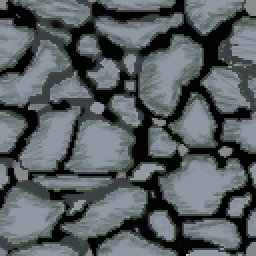
#> input picture zad3/FOTO1_samples/foto1.png, 128 x 128 px, found by its file name (shown 2 times larger); its folder holds only this picture in this run
$ python zad3_3.py   (older library calls are emulated)
#> lines starting #> are read from the running program, lines starting #| are printed output that depends on the picture
import os
import numpy as np
import pandas as pd
from skimage import io, color, util
from skimage.feature import greycomatrix, greycoprops

def extract_texture_features(img_folders, csv_path):

    distances = [1, 3, 5]
    angles = [0, np.pi/4, np.pi/2, 3*np.pi/4]  # 0, 45, 90, 135 stopni
    properties = ['dissimilarity', 'correlation', 'contrast', 'energy', 'homogeneity', 'ASM']


    rows = []

    for img_folder in img_folders:

        for filename in os.listdir(img_folder):
            if filename.endswith('.jpg') or filename.endswith('.png'):
                img_path = os.path.join(img_folder, filename)
                img = io.imread(img_path, as_gray=True)
#> img: shape (128, 128) float64; min 0, max 0.8, mean 0.362


                img = util.img_as_ubyte(img)
                img = img // 4
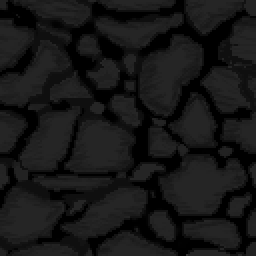
#> img: shape (128, 128) (shown 2 times larger); min 0, max 51, mean 22.6

                glcm = greycomatrix(img, distances, angles, levels=64, symmetric=True, normed=True)
                feature_values = [greycoprops(glcm, prop).ravel().mean() for prop in properties]
#> feature_values = [8.34, 0.544, 165.6, 0.139, 0.334, 0.0205]


                row = [filename] + feature_values
#> row = ['foto1.png', 8.34, 0.544, 165.6, 0.139, 0.334, 0.0205]
                rows.append(row)


    df = pd.DataFrame(rows, columns=['filename'] + properties)

    #csv
    df.to_csv(csv_path, index=False)


img_folders = [
    r"C:\Users\mrchl\OneDrive\Desktop\Programowanie\PWOI\studia_programowanie_w_obliczeniach_inteligentnych\zad3\FOTO1_samples",
    r"C:\Users\mrchl\OneDrive\Desktop\Programowanie\PWOI\studia_programowanie_w_obliczeniach_inteligentnych\zad3\FOTO2_samples",
    r"C:\Users\mrchl\OneDrive\Desktop\Programowanie\PWOI\studia_programowanie_w_obliczeniach_inteligentnych\zad3\FOTO3_samples"
]
csv_path = r"C:\Users\mrchl\OneDrive\Desktop\Programowanie\PWOI\studia_programowanie_w_obliczeniach_inteligentnych\zad3\texture_features.csv"
#> (the run stopped early here; a loop or call above may not have finished)
